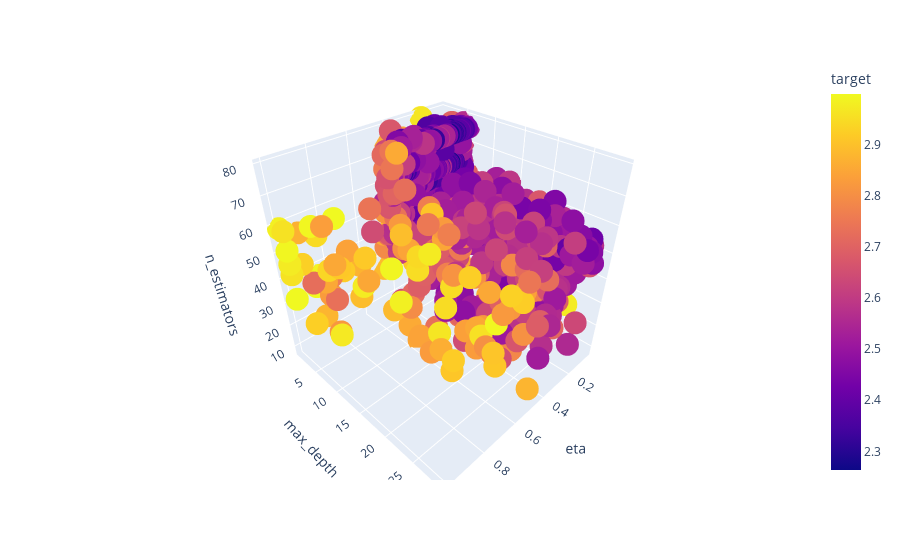

Write notebook code for a chart like this one.
### Code cell
px.scatter_3d(df1, x = "eta", y = "max_depth", z = "n_estimators", color = "target")

### Figure 1 — Plotly figure (JSON) as saved in the notebook; plotly's stock layout.template omitted (floating-point values rounded to 4 significant figures; data arrays with more than 128 entries replaced by an {"elided": "..."} marker saying what was removed)
{"data": [{"hovertemplate": "eta=%{x}<br>max_depth=%{y}<br>n_estimators=%{z}<br>target=%{marker.color}<extra></extra>", "legendgroup": "", "marker": {"color": {"elided": "1074 float values"}, "coloraxis": "coloraxis", "symbol": "circle"}, "mode": "markers", "name": "", "scene": "scene", "showlegend": false, "type": "scatter3d", "x": {"elided": "1074 float values"}, "y": {"elided": "1074 int values"}, "z": {"elided": "1074 int values"}}], "layout": {"coloraxis": {"colorbar": {"title": {"text": "target"}}, "colorscale": [[0, "#0d0887"], [0.1111, "#46039f"], [0.2222, "#7201a8"], [0.3333, "#9c179e"], [0.4444, "#bd3786"], [0.5556, "#d8576b"], [0.6667, "#ed7953"], [0.7778, "#fb9f3a"], [0.8889, "#fdca26"], [1, "#f0f921"]]}, "legend": {"tracegroupgap": 0}, "margin": {"t": 60}, "scene": {"domain": {"x": [0, 1], "y": [0, 1]}, "xaxis": {"title": {"text": "eta"}}, "yaxis": {"title": {"text": "max_depth"}}, "zaxis": {"title": {"text": "n_estimators"}}}}}
